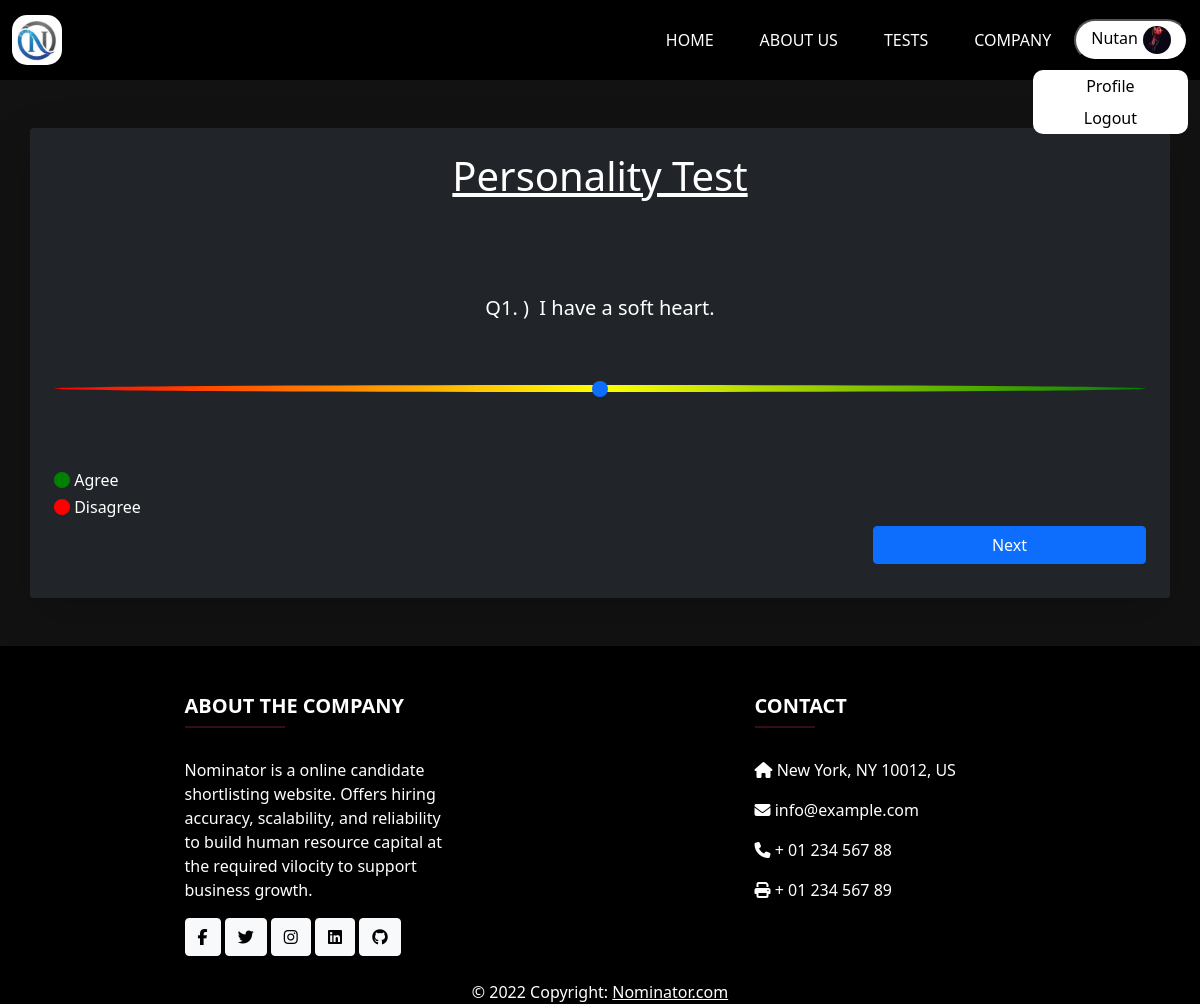
Page /personality-test/ (signed in) on the committed database.
### models.py (models this page shows, shortened)
class Candidate(db.Model, UserMixin):
    username = db.Column(db.String(100), primary_key=True)
    email = db.Column(db.String(100), unique=True, nullable=False)
    password = db.Column(db.String(100), unique=True, nullable=False)
    firstname = db.Column(db.String(100), nullable=False)
    lastname = db.Column(db.String(100))
    linkedin = db.Column(db.String(100))
    github = db.Column(db.String(100))
    resume = db.Column(db.String(200), default=False)
    gender = db.Column(db.Enum(CandidateGender))
    about_me = db.Column(db.String(500), nullable = True)
    profile_pic = db.Column(db.String(200) , nullable = True , default = 'default_pic.jpg')
    skills = db.relationship('Skill', secondary="candidate_skills", backref='candidate', lazy=True)

class Question(db.Model):
    id = db.Column(db.Integer, primary_key=True)
    name = db.Column(db.Text(), unique=True, nullable=False)
    domain_name = db.Column(db.String(50), nullable=False)
    tag = db.Column(db.String(10), nullable=True)

### views.py (the view, shortened to what this page needs)
@app.route('/personality-test/', methods=['GET', 'POST'])
@login_required
def personality_test():
    ques_op = random.choices(Question.query.filter_by(domain_name='Openness').all(),k=2)
    ques_nc = random.choices(Question.query.filter_by(domain_name='Neuroticism').all(),k=2)
    ques_ev = random.choices(Question.query.filter_by(domain_name='Extraversion').all(),k=2)
    ques_ac = random.choices(Question.query.filter_by(domain_name='Agreeableness').all(),k=2)
    ques_cc = random.choices(Question.query.filter_by(domain_name='Conscientiousness').all(),k=2)
    ques_lis=[]
    [ques_lis.extend(l) for l in (ques_op,ques_nc,ques_ev,ques_ac,ques_cc)]
    random.shuffle(ques_lis)
    return render_template('questionnaire.html', list_of_question=ques_lis)

### app.py (called while the page is built)
@login_manager.user_loader
def load_user(username):
    user = Company.query.filter_by(username=username).first()
    if not user:
        user = Candidate.query.filter_by(username=username).first()
    return user

### templates/questionnaire.html (shortened to what this page needs)
{% extends 'base.html' %}
{% block css %}
<link rel="stylesheet" href="{{url_for('static', filename='css/questionnaire.css')}}">
{% endblock %}
{% block body %}
<div class="questionnaire-body">
    <div class="container rounded shadow-lg bg-dark text-white p-4 my-5">
        <h4 class="text-decoration-underline text-center fs-1 mb-5">
            Personality Test
        </h4>
        <form action="" method="post" class="personality-test-form">
            <div class="pt-5 d-flex flex-column mt-5">
                {% for question in list_of_question %}
                    <div class="question">
                        <h5 class="text-center">Q{{loop.index0+1}}.&nbsp;)&nbsp;&nbsp;{{question.name}}</h5>
                        <input type="range" name="{{question.tag}}" class="scale form-range my-5 align-self-center" min="1" max="5">
                        <h6><i class="fa-solid fa-circle mt-4" style="color: green;"></i>&nbsp;Agree</h6>
                        <h6><i class="fa-solid fa-circle" style="color: red;"></i>&nbsp;Disagree</h6>
                            {% if loop.index0 == 9 %}
                                <button type="submit" class="submit-btn btn btn-primary w-25 align-self-end">Submit</button>
                            {% else %}
                                <button type="button" class="next-btn btn btn-primary w-25 align-self-end">Next</button>
                            {% endif %}
                    </div>
                {% endfor %}
            </div>
        </form>
    </div>
</div>
{% endblock %}

### templates/navbar.html (shortened to what this page needs)
{% block css %}
    <link rel="stylesheet" href="{{url_for('static', filename='css/navbar.css')}}">
{% endblock %}
<nav class="navbar sticky-top navbar-expand-md navbar-light bg-dark">
    <div class="container-fluid">
        <a href="/" class="navbar-brand">
            <img id="logo" src="{{url_for('static', filename='img/logo.png')}}" width="50" height="50" alt="CoolBrand">
        </a>
        <div class="collapse navbar-collapse" id="navbarCollapse">
            <div class="navbar-nav ms-auto">
                <a href="/" id="clickid1" class="nav-item nav-link">Home</a>
                <a href="/about" id="clickid2" class="nav-item nav-link">About Us</a>
                <a href="/tests" id="clickid3" class="nav-item nav-link">Tests</a>
                <a href="/company" id="clickid4" class="nav-item nav-link">Company</a>
                {% if current_user.is_authenticated %}
                {% if user_class == 'company' %}
                    <a href=" {{url_for('Company_profile' , username = current_user.username) }}" class="navbar-item" >
                        <button class="btn-profile">
                            {{current_user.company_name}}<img src="/uploads/ProfilePic/{{ company_logo }}" class="profile-pic" alt="Profile Picture" >
                        </button>
                    </a>
                {% elif user_class == 'candidate' %}
                <div class="profile-div">
                    <button class="btn-profile nav-item" onclick="showDropdown()">
                        {{current_user.username}}<img src="/uploads/ProfilePic/{{ profile_pic }}" class="profile-pic" alt="Profile Picture" >
                    </button>
                    <div class="dropdown-profile">
                        <a class="dropdown-content" href="{{url_for('Candidate_profile' , username = current_user.username) }}">Profile</a>
                        <a class="dropdown-content" href="{{ url_for('auth.logout') }}">Logout</a>
                    </div>
                </div>
                {% endif %}
                {% endif %}
            </div>
        </div>
    </div>
</nav>

### static/css/questionnaire.css (style rules this page uses)
.questionnaire-body { min-height: 40vh; }
.scale { width: 70%; }
.question { display: none; flex-direction: column; margin-bottom: 10px; }
.active { display: flex; }

### static/css/navbar.css (style rules this page uses)
body { background-color: #121212; color: white; }
#logo { border-radius: 15px; }
.navbar { background-color: black !important; }
.nav-link { color: white !important; text-transform: uppercase; margin: 0 15px; display: inline-block; position: relative; }
.nav-link:after { content: ''; position: absolute; width: 100%; transform: scaleX(0); height: 3px; bottom: 0; left: 0; background-color: #d63384; transform-origin: bottom right; transition: transform 0.50s ease-out; }
.active:after { transform: scaleX(1); transform-origin: bottom left; }
.navbar-nav { align-items: center; margin: 1% 0; }
.profile-pic { width: 28px; height: 28px; margin-left: 5px; border-radius: 50%; }
.btn-profile { border-radius: 40px; background-color: white ; color: black; padding: 5px 15px; }
.dropdown-profile { display: none; display: block; border-radius: 10px; right: 12px; top: 70px; position: fixed; background-color: white; }
.dropdown-content { border-radius: 10px; padding: 4px 51px; text-align: center; display: block; text-decoration: none; color: black; }

### rows in the picture
Candidate: username "Nutan", profile_pic (picture)
Question: name "I have a soft heart."
